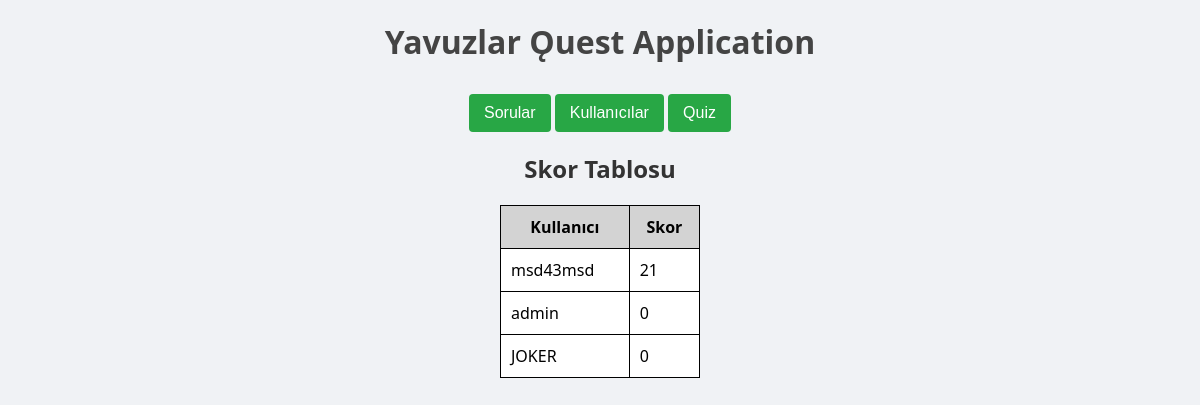
Screenshot of /index.php (signed in) with the database file from the repository.
### tables this page shows
CREATE TABLE users (
        id INTEGER PRIMARY KEY AUTOINCREMENT,
        username TEXT NOT NULL UNIQUE,
        password TEXT NOT NULL,
        role TEXT NOT NULL CHECK (role IN ('admin', 'user'))
    , skore INTEGER DEFAULT 0);

### index.php (the view, shortened to what this page needs)
<?php
try {
    $pdo = new PDO('sqlite:veriler.db');
    $pdo->setAttribute(PDO::ATTR_ERRMODE, PDO::ERRMODE_EXCEPTION);
    $stmt = $pdo->query('SELECT username, skore FROM users ORDER BY skore DESC');
    $users = $stmt->fetchAll(PDO::FETCH_ASSOC);
} catch (PDOException $e) {
    echo 'Veritabanı bağlantı hatası: ' . $e->getMessage();
    exit();
}
?>
<!DOCTYPE html>
<html lang="tr">
<head>
    <link rel="stylesheet" href="style.css">
</head>
<body>
    <h1>Yavuzlar Ǫuest Application</h1>
    <nav>
        <?php if (isset($_SESSION['user_id']) && $_SESSION['role'] == 'admin') { ?>
            <a href="admin.php"><button type="button">Sorular</button></a>
            <a href="users.php"><button type="button">Kullanıcılar</button></a>
        <?php } ?>
        <a href="sorular.php"><button type="button">Quiz</button></a>
    </nav>
    <center>
        <h2>Skor Tablosu</h2>
        <table>
            <tr>
                <th>Kullanıcı</th>
                <th>Skor</th>
            </tr>
            <?php foreach ($users as $user) { ?>
                <tr>
                    <td><?php echo htmlspecialchars($user['username']); ?></td>
                    <td><?php echo htmlspecialchars($user['skore']); ?></td>
                </tr>
            <?php } ?>
        </table>
    </center>
</body>
</html>

### style.css (style rules this page uses)
body { font-family: 'Segoe UI', Tahoma, Geneva, Verdana, sans-serif; background-color: #f0f2f5; margin: 0; padding: 0; text-align: center; color: #333; }
h1 { color: #444; margin-top: 20px; font-size: 2em; }
button { padding: 10px 15px; margin-top: 10px; cursor: pointer; background-color: #28a745; color: white; border: none; border-radius: 4px; font-size: 1em; transition: background-color 0.3s; }
table { width: 200px; border-collapse: collapse; }
th, td { padding: 10px; border: 1px solid black; }
th { background-color: lightgray; color: black; }
td { background-color: white; color: black; }

### rows the page displays
users: username "msd43msd", skore "21"
users: username "admin", skore "0"
users: username "JOKER", skore "0"
